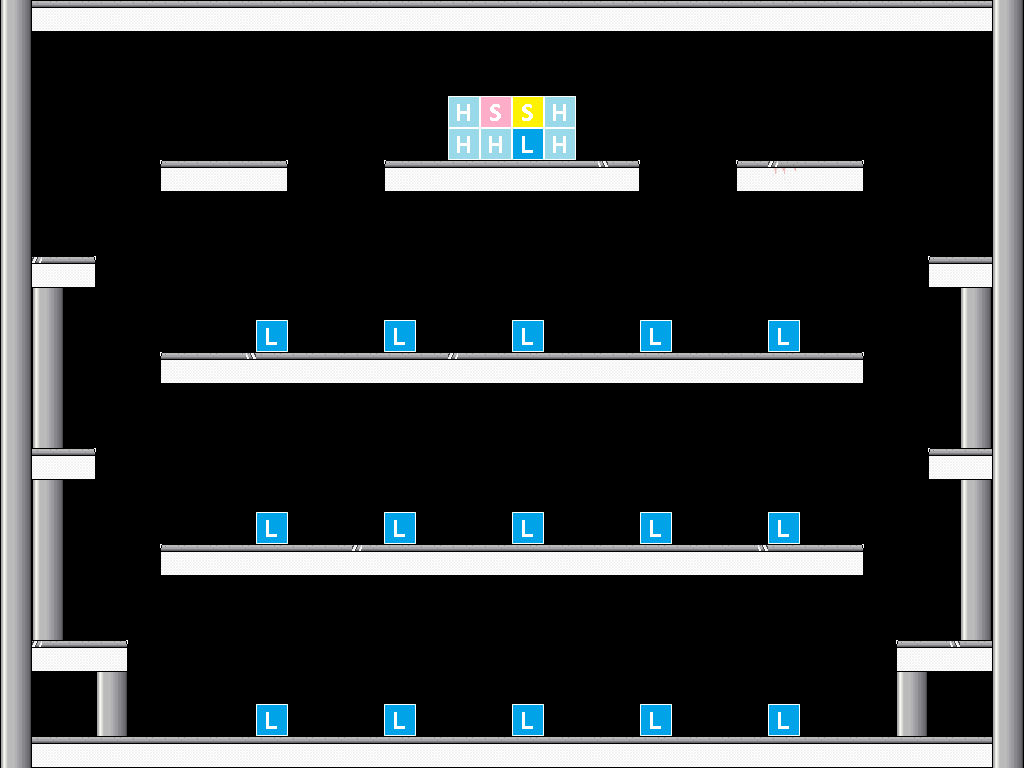

A 2D game scene composited from a Tiled map and its tileset images. What follows is a short description and the map's XML, with each tile layer's data collapsed to a summary:
An orthogonal 32x24 tile map with 32x32 px tiles, 4 tile layers (collisions, helptext1, players, level markers), 2 tilesets and 2 objects (2x level).

<map version="1.0" orientation="orthogonal" width="32" height="24" tilewidth="32" tileheight="32">
 <properties>
  <property name="camera" value="stalking" />
 </properties>
 <tileset firstgid="1" name="lab-sheet" tilewidth="32" tileheight="32">
  <image source="lab-sheet.png" width="128" height="96" />
 </tileset>
 <tileset firstgid="13" name="levelMarkers" tilewidth="32" tileheight="32">
  <image source="Levels/levelMarkers.png" width="128" height="128" />
 </tileset>
 <layer name="collisions" width="32" height="24">
  <data>[768 cells, 206 non-empty, 7 distinct tile ids]</data>
 </layer>
 <layer name="helptext1" width="32" height="24">
  <properties>
   <property name="text" value="press 'Enter' while both bunnies$are in a cage to start level" />
   <property name="type" value="help" />
   <property name="x" value="384" />
   <property name="y" value="192" />
  </properties>
  <data>[768 cells, 8 non-empty, 1 distinct tile ids]</data>
 </layer>
 <layer name="players" width="32" height="24">
  <data>[768 cells, 2 non-empty, 2 distinct tile ids]</data>
 </layer>
 <layer name="level markers" width="32" height="24">
  <data>[768 cells, 16 non-empty, 1 distinct tile ids]</data>
 </layer>
 <objectgroup name="special levels" width="32" height="24">
  <object name="options" type="level" x="208" y="128" width="32" height="32" />
  <object name="quit" type="level" x="784" y="128" width="32" height="32" />
 </objectgroup>
</map>
